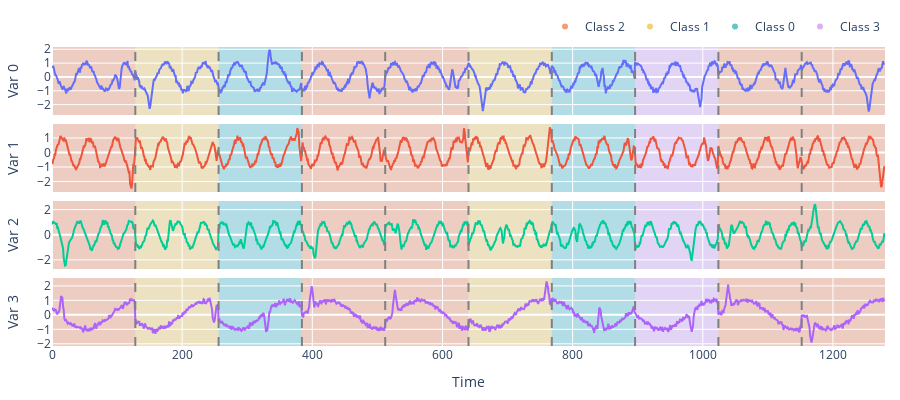

This figure's notebook cell:
### Code cell
fig = plot_classification_dataset(
    datasets["Synthetic"]["train"]["samples"][:10, :].numpy(),
    datasets["Synthetic"]["train"]["labels"][:10].numpy(),
)
fig

### Figure 1 — Plotly figure (JSON) as saved in the notebook; plotly's stock layout.template omitted (floating-point values rounded to 4 significant figures; data arrays with more than 128 entries replaced by an {"elided": "..."} marker saying what was removed)
{"data": [{"mode": "lines", "name": "Var 0", "showlegend": false, "type": "scatter", "x": {"elided": "1280 int values"}, "xaxis": "x", "y": {"elided": "1280 float values"}, "yaxis": "y"}, {"mode": "lines", "name": "Var 1", "showlegend": false, "type": "scatter", "x": {"elided": "1280 int values"}, "xaxis": "x2", "y": {"elided": "1280 float values"}, "yaxis": "y2"}, {"mode": "lines", "name": "Var 2", "showlegend": false, "type": "scatter", "x": {"elided": "1280 int values"}, "xaxis": "x3", "y": {"elided": "1280 float values"}, "yaxis": "y3"}, {"mode": "lines", "name": "Var 3", "showlegend": false, "type": "scatter", "x": {"elided": "1280 int values"}, "xaxis": "x4", "y": {"elided": "1280 float values"}, "yaxis": "y4"}, {"marker": {"color": "rgb(248, 156, 116)"}, "mode": "markers", "name": "Class 2", "showlegend": true, "type": "scatter", "x": [null], "y": [null]}, {"marker": {"color": "rgb(246, 207, 113)"}, "mode": "markers", "name": "Class 1", "showlegend": true, "type": "scatter", "x": [null], "y": [null]}, {"marker": {"color": "rgb(102, 197, 204)"}, "mode": "markers", "name": "Class 0", "showlegend": true, "type": "scatter", "x": [null], "y": [null]}, {"marker": {"color": "rgb(220, 176, 242)"}, "mode": "markers", "name": "Class 3", "showlegend": true, "type": "scatter", "x": [null], "y": [null]}], "layout": {"height": 400, "legend": {"orientation": "h", "x": 1, "xanchor": "right", "y": 1.02, "yanchor": "bottom"}, "margin": {"b": 30, "l": 15, "r": 15, "t": 30}, "shapes": [{"fillcolor": "rgb(248, 156, 116)", "layer": "below", "line": {"width": 0}, "name": "Class 2", "opacity": 0.4, "showlegend": false, "type": "rect", "x0": 0, "x1": 128, "xref": "x", "y0": 0, "y1": 1, "yref": "y domain"}, {"fillcolor": "rgb(248, 156, 116)", "layer": "below", "line": {"width": 0}, "name": "Class 2", "opacity": 0.4, "showlegend": false, "type": "rect", "x0": 0, "x1": 128, "xref": "x2", "y0": 0, "y1": 1, "yref": "y2 domain"}, {"fillcolor": "rgb(248, 156, 116)", "layer": "below", "line": {"width": 0}, "name": "Class 2", "opacity": 0.4, "showlegend": false, "type": "rect", "x0": 0, "x1": 128, "xref": "x3", "y0": 0, "y1": 1, "yref": "y3 domain"}, {"fillcolor": "rgb(248, 156, 116)", "layer": "below", "line": {"width": 0}, "name": "Class 2", "opacity": 0.4, "showlegend": false, "type": "rect", "x0": 0, "x1": 128, "xref": "x4", "y0": 0, "y1": 1, "yref": "y4 domain"}, {"fillcolor": "rgb(246, 207, 113)", "layer": "below", "line": {"width": 0}, "name": "Class 1", "opacity": 0.4, "showlegend": false, "type": "rect", "x0": 128, "x1": 256, "xref": "x", "y0": 0, "y1": 1, "yref": "y domain"}, {"fillcolor": "rgb(246, 207, 113)", "layer": "below", "line": {"width": 0}, "name": "Class 1", "opacity": 0.4, "showlegend": false, "type": "rect", "x0": 128, "x1": 256, "xref": "x2", "y0": 0, "y1": 1, "yref": "y2 domain"}, {"fillcolor": "rgb(246, 207, 113)", "layer": "below", "line": {"width": 0}, "name": "Class 1", "opacity": 0.4, "showlegend": false, "type": "rect", "x0": 128, "x1": 256, "xref": "x3", "y0": 0, "y1": 1, "yref": "y3 domain"}, {"fillcolor": "rgb(246, 207, 113)", "layer": "below", "line": {"width": 0}, "name": "Class 1", "opacity": 0.4, "showlegend": false, "type": "rect", "x0": 128, "x1": 256, "xref": "x4", "y0": 0, "y1": 1, "yref": "y4 domain"}, {"line": {"color": "gray", "dash": "dash"}, "type": "line", "x0": 128, "x1": 128, "xref": "x", "y0": 0, "y1": 1, "yref": "y domain"}, {"line": {"color": "gray", "dash": "dash"}, "type": "line", "x0": 128, "x1": 128, "xref": "x2", "y0": 0, "y1": 1, "yref": "y2 domain"}, {"line": {"color": "gray", "dash": "dash"}, "type": "line", "x0": 128, "x1": 128, "xref": "x3", "y0": 0, "y1": 1, "yref": "y3 domain"}, {"line": {"color": "gray", "dash": "dash"}, "type": "line", "x0": 128, "x1": 128, "xref": "x4", "y0": 0, "y1": 1, "yref": "y4 domain"}, {"fillcolor": "rgb(102, 197, 204)", "layer": "below", "line": {"width": 0}, "name": "Class 0", "opacity": 0.4, "showlegend": false, "type": "rect", "x0": 256, "x1": 384, "xref": "x", "y0": 0, "y1": 1, "yref": "y domain"}, {"fillcolor": "rgb(102, 197, 204)", "layer": "below", "line": {"width": 0}, "name": "Class 0", "opacity": 0.4, "showlegend": false, "type": "rect", "x0": 256, "x1": 384, "xref": "x2", "y0": 0, "y1": 1, "yref": "y2 domain"}, {"fillcolor": "rgb(102, 197, 204)", "layer": "below", "line": {"width": 0}, "name": "Class 0", "opacity": 0.4, "showlegend": false, "type": "rect", "x0": 256, "x1": 384, "xref": "x3", "y0": 0, "y1": 1, "yref": "y3 domain"}, {"fillcolor": "rgb(102, 197, 204)", "layer": "below", "line": {"width": 0}, "name": "Class 0", "opacity": 0.4, "showlegend": false, "type": "rect", "x0": 256, "x1": 384, "xref": "x4", "y0": 0, "y1": 1, "yref": "y4 domain"}, {"line": {"color": "gray", "dash": "dash"}, "type": "line", "x0": 256, "x1": 256, "xref": "x", "y0": 0, "y1": 1, "yref": "y domain"}, {"line": {"color": "gray", "dash": "dash"}, "type": "line", "x0": 256, "x1": 256, "xref": "x2", "y0": 0, "y1": 1, "yref": "y2 domain"}, {"line": {"color": "gray", "dash": "dash"}, "type": "line", "x0": 256, "x1": 256, "xref": "x3", "y0": 0, "y1": 1, "yref": "y3 domain"}, {"line": {"color": "gray", "dash": "dash"}, "type": "line", "x0": 256, "x1": 256, "xref": "x4", "y0": 0, "y1": 1, "yref": "y4 domain"}, {"fillcolor": "rgb(248, 156, 116)", "layer": "below", "line": {"width": 0}, "name": "Class 2", "opacity": 0.4, "showlegend": false, "type": "rect", "x0": 384, "x1": 512, "xref": "x", "y0": 0, "y1": 1, "yref": "y domain"}, {"fillcolor": "rgb(248, 156, 116)", "layer": "below", "line": {"width": 0}, "name": "Class 2", "opacity": 0.4, "showlegend": false, "type": "rect", "x0": 384, "x1": 512, "xref": "x2", "y0": 0, "y1": 1, "yref": "y2 domain"}, {"fillcolor": "rgb(248, 156, 116)", "layer": "below", "line": {"width": 0}, "name": "Class 2", "opacity": 0.4, "showlegend": false, "type": "rect", "x0": 384, "x1": 512, "xref": "x3", "y0": 0, "y1": 1, "yref": "y3 domain"}, {"fillcolor": "rgb(248, 156, 116)", "layer": "below", "line": {"width": 0}, "name": "Class 2", "opacity": 0.4, "showlegend": false, "type": "rect", "x0": 384, "x1": 512, "xref": "x4", "y0": 0, "y1": 1, "yref": "y4 domain"}, {"line": {"color": "gray", "dash": "dash"}, "type": "line", "x0": 384, "x1": 384, "xref": "x", "y0": 0, "y1": 1, "yref": "y domain"}, {"line": {"color": "gray", "dash": "dash"}, "type": "line", "x0": 384, "x1": 384, "xref": "x2", "y0": 0, "y1": 1, "yref": "y2 domain"}, {"line": {"color": "gray", "dash": "dash"}, "type": "line", "x0": 384, "x1": 384, "xref": "x3", "y0": 0, "y1": 1, "yref": "y3 domain"}, {"line": {"color": "gray", "dash": "dash"}, "type": "line", "x0": 384, "x1": 384, "xref": "x4", "y0": 0, "y1": 1, "yref": "y4 domain"}, {"fillcolor": "rgb(248, 156, 116)", "layer": "below", "line": {"width": 0}, "name": "Class 2", "opacity": 0.4, "showlegend": false, "type": "rect", "x0": 512, "x1": 640, "xref": "x", "y0": 0, "y1": 1, "yref": "y domain"}, {"fillcolor": "rgb(248, 156, 116)", "layer": "below", "line": {"width": 0}, "name": "Class 2", "opacity": 0.4, "showlegend": false, "type": "rect", "x0": 512, "x1": 640, "xref": "x2", "y0": 0, "y1": 1, "yref": "y2 domain"}, {"fillcolor": "rgb(248, 156, 116)", "layer": "below", "line": {"width": 0}, "name": "Class 2", "opacity": 0.4, "showlegend": false, "type": "rect", "x0": 512, "x1": 640, "xref": "x3", "y0": 0, "y1": 1, "yref": "y3 domain"}, {"fillcolor": "rgb(248, 156, 116)", "layer": "below", "line": {"width": 0}, "name": "Class 2", "opacity": 0.4, "showlegend": false, "type": "rect", "x0": 512, "x1": 640, "xref": "x4", "y0": 0, "y1": 1, "yref": "y4 domain"}, {"line": {"color": "gray", "dash": "dash"}, "type": "line", "x0": 512, "x1": 512, "xref": "x", "y0": 0, "y1": 1, "yref": "y domain"}, {"line": {"color": "gray", "dash": "dash"}, "type": "line", "x0": 512, "x1": 512, "xref": "x2", "y0": 0, "y1": 1, "yref": "y2 domain"}, {"line": {"color": "gray", "dash": "dash"}, "type": "line", "x0": 512, "x1": 512, "xref": "x3", "y0": 0, "y1": 1, "yref": "y3 domain"}, {"line": {"color": "gray", "dash": "dash"}, "type": "line", "x0": 512, "x1": 512, "xref": "x4", "y0": 0, "y1": 1, "yref": "y4 domain"}, {"fillcolor": "rgb(246, 207, 113)", "layer": "below", "line": {"width": 0}, "name": "Class 1", "opacity": 0.4, "showlegend": false, "type": "rect", "x0": 640, "x1": 768, "xref": "x", "y0": 0, "y1": 1, "yref": "y domain"}, {"fillcolor": "rgb(246, 207, 113)", "layer": "below", "line": {"width": 0}, "name": "Class 1", "opacity": 0.4, "showlegend": false, "type": "rect", "x0": 640, "x1": 768, "xref": "x2", "y0": 0, "y1": 1, "yref": "y2 domain"}, {"fillcolor": "rgb(246, 207, 113)", "layer": "below", "line": {"width": 0}, "name": "Class 1", "opacity": 0.4, "showlegend": false, "type": "rect", "x0": 640, "x1": 768, "xref": "x3", "y0": 0, "y1": 1, "yref": "y3 domain"}, {"fillcolor": "rgb(246, 207, 113)", "layer": "below", "line": {"width": 0}, "name": "Class 1", "opacity": 0.4, "showlegend": false, "type": "rect", "x0": 640, "x1": 768, "xref": "x4", "y0": 0, "y1": 1, "yref": "y4 domain"}, {"line": {"color": "gray", "dash": "dash"}, "type": "line", "x0": 640, "x1": 640, "xref": "x", "y0": 0, "y1": 1, "yref": "y domain"}, {"line": {"color": "gray", "dash": "dash"}, "type": "line", "x0": 640, "x1": 640, "xref": "x2", "y0": 0, "y1": 1, "yref": "y2 domain"}, {"line": {"color": "gray", "dash": "dash"}, "type": "line", "x0": 640, "x1": 640, "xref": "x3", "y0": 0, "y1": 1, "yref": "y3 domain"}, {"line": {"color": "gray", "dash": "dash"}, "type": "line", "x0": 640, "x1": 640, "xref": "x4", "y0": 0, "y1": 1, "yref": "y4 domain"}, {"fillcolor": "rgb(102, 197, 204)", "layer": "below", "line": {"width": 0}, "name": "Class 0", "opacity": 0.4, "showlegend": false, "type": "rect", "x0": 768, "x1": 896, "xref": "x", "y0": 0, "y1": 1, "yref": "y domain"}, {"fillcolor": "rgb(102, 197, 204)", "layer": "below", "line": {"width": 0}, "name": "Class 0", "opacity": 0.4, "showlegend": false, "type": "rect", "x0": 768, "x1": 896, "xref": "x2", "y0": 0, "y1": 1, "yref": "y2 domain"}, {"fillcolor": "rgb(102, 197, 204)", "layer": "below", "line": {"width": 0}, "name": "Class 0", "opacity": 0.4, "showlegend": false, "type": "rect", "x0": 768, "x1": 896, "xref": "x3", "y0": 0, "y1": 1, "yref": "y3 domain"}, {"fillcolor": "rgb(102, 197, 204)", "layer": "below", "line": {"width": 0}, "name": "Class 0", "opacity": 0.4, "showlegend": false, "type": "rect", "x0": 768, "x1": 896, "xref": "x4", "y0": 0, "y1": 1, "yref": "y4 domain"}, {"line": {"color": "gray", "dash": "dash"}, "type": "line", "x0": 768, "x1": 768, "xref": "x", "y0": 0, "y1": 1, "yref": "y domain"}, {"line": {"color": "gray", "dash": "dash"}, "type": "line", "x0": 768, "x1": 768, "xref": "x2", "y0": 0, "y1": 1, "yref": "y2 domain"}, {"line": {"color": "gray", "dash": "dash"}, "type": "line", "x0": 768, "x1": 768, "xref": "x3", "y0": 0, "y1": 1, "yref": "y3 domain"}, {"line": {"color": "gray", "dash": "dash"}, "type": "line", "x0": 768, "x1": 768, "xref": "x4", "y0": 0, "y1": 1, "yref": "y4 domain"}, {"fillcolor": "rgb(220, 176, 242)", "layer": "below", "line": {"width": 0}, "name": "Class 3", "opacity": 0.4, "showlegend": false, "type": "rect", "x0": 896, "x1": 1024, "xref": "x", "y0": 0, "y1": 1, "yref": "y domain"}, {"fillcolor": "rgb(220, 176, 242)", "layer": "below", "line": {"width": 0}, "name": "Class 3", "opacity": 0.4, "showlegend": false, "type": "rect", "x0": 896, "x1": 1024, "xref": "x2", "y0": 0, "y1": 1, "yref": "y2 domain"}, {"fillcolor": "rgb(220, 176, 242)", "layer": "below", "line": {"width": 0}, "name": "Class 3", "opacity": 0.4, "showlegend": false, "type": "rect", "x0": 896, "x1": 1024, "xref": "x3", "y0": 0, "y1": 1, "yref": "y3 domain"}, {"fillcolor": "rgb(220, 176, 242)", "layer": "below", "line": {"width": 0}, "name": "Class 3", "opacity": 0.4, "showlegend": false, "type": "rect", "x0": 896, "x1": 1024, "xref": "x4", "y0": 0, "y1": 1, "yref": "y4 domain"}, {"line": {"color": "gray", "dash": "dash"}, "type": "line", "x0": 896, "x1": 896, "xref": "x", "y0": 0, "y1": 1, "yref": "y domain"}, {"line": {"color": "gray", "dash": "dash"}, "type": "line", "x0": 896, "x1": 896, "xref": "x2", "y0": 0, "y1": 1, "yref": "y2 domain"}, {"line": {"color": "gray", "dash": "dash"}, "type": "line", "x0": 896, "x1": 896, "xref": "x3", "y0": 0, "y1": 1, "yref": "y3 domain"}, {"line": {"color": "gray", "dash": "dash"}, "type": "line", "x0": 896, "x1": 896, "xref": "x4", "y0": 0, "y1": 1, "yref": "y4 domain"}, {"fillcolor": "rgb(248, 156, 116)", "layer": "below", "line": {"width": 0}, "name": "Class 2", "opacity": 0.4, "showlegend": false, "type": "rect", "x0": 1024, "x1": 1152, "xref": "x", "y0": 0, "y1": 1, "yref": "y domain"}, {"fillcolor": "rgb(248, 156, 116)", "layer": "below", "line": {"width": 0}, "name": "Class 2", "opacity": 0.4, "showlegend": false, "type": "rect", "x0": 1024, "x1": 1152, "xref": "x2", "y0": 0, "y1": 1, "yref": "y2 domain"}, {"fillcolor": "rgb(248, 156, 116)", "layer": "below", "line": {"width": 0}, "name": "Class 2", "opacity": 0.4, "showlegend": false, "type": "rect", "x0": 1024, "x1": 1152, "xref": "x3", "y0": 0, "y1": 1, "yref": "y3 domain"}, {"fillcolor": "rgb(248, 156, 116)", "layer": "below", "line": {"width": 0}, "name": "Class 2", "opacity": 0.4, "showlegend": false, "type": "rect", "x0": 1024, "x1": 1152, "xref": "x4", "y0": 0, "y1": 1, "yref": "y4 domain"}, {"line": {"color": "gray", "dash": "dash"}, "type": "line", "x0": 1024, "x1": 1024, "xref": "x", "y0": 0, "y1": 1, "yref": "y domain"}, {"line": {"color": "gray", "dash": "dash"}, "type": "line", "x0": 1024, "x1": 1024, "xref": "x2", "y0": 0, "y1": 1, "yref": "y2 domain"}, {"line": {"color": "gray", "dash": "dash"}, "type": "line", "x0": 1024, "x1": 1024, "xref": "x3", "y0": 0, "y1": 1, "yref": "y3 domain"}, {"line": {"color": "gray", "dash": "dash"}, "type": "line", "x0": 1024, "x1": 1024, "xref": "x4", "y0": 0, "y1": 1, "yref": "y4 domain"}, {"fillcolor": "rgb(248, 156, 116)", "layer": "below", "line": {"width": 0}, "name": "Class 2", "opacity": 0.4, "showlegend": false, "type": "rect", "x0": 1152, "x1": 1280, "xref": "x", "y0": 0, "y1": 1, "yref": "y domain"}, {"fillcolor": "rgb(248, 156, 116)", "layer": "below", "line": {"width": 0}, "name": "Class 2", "opacity": 0.4, "showlegend": false, "type": "rect", "x0": 1152, "x1": 1280, "xref": "x2", "y0": 0, "y1": 1, "yref": "y2 domain"}, {"fillcolor": "rgb(248, 156, 116)", "layer": "below", "line": {"width": 0}, "name": "Class 2", "opacity": 0.4, "showlegend": false, "type": "rect", "x0": 1152, "x1": 1280, "xref": "x3", "y0": 0, "y1": 1, "yref": "y3 domain"}, {"fillcolor": "rgb(248, 156, 116)", "layer": "below", "line": {"width": 0}, "name": "Class 2", "opacity": 0.4, "showlegend": false, "type": "rect", "x0": 1152, "x1": 1280, "xref": "x4", "y0": 0, "y1": 1, "yref": "y4 domain"}, {"line": {"color": "gray", "dash": "dash"}, "type": "line", "x0": 1152, "x1": 1152, "xref": "x", "y0": 0, "y1": 1, "yref": "y domain"}, {"line": {"color": "gray", "dash": "dash"}, "type": "line", "x0": 1152, "x1": 1152, "xref": "x2", "y0": 0, "y1": 1, "yref": "y2 domain"}, {"line": {"color": "gray", "dash": "dash"}, "type": "line", "x0": 1152, "x1": 1152, "xref": "x3", "y0": 0, "y1": 1, "yref": "y3 domain"}, {"line": {"color": "gray", "dash": "dash"}, "type": "line", "x0": 1152, "x1": 1152, "xref": "x4", "y0": 0, "y1": 1, "yref": "y4 domain"}], "showlegend": true, "xaxis": {"anchor": "y", "domain": [0, 1], "matches": "x4", "showticklabels": false}, "xaxis2": {"anchor": "y2", "domain": [0, 1], "matches": "x4", "showticklabels": false}, "xaxis3": {"anchor": "y3", "domain": [0, 1], "matches": "x4", "showticklabels": false}, "xaxis4": {"anchor": "y4", "domain": [0, 1], "title": {"text": "Time"}}, "yaxis": {"anchor": "x", "domain": [0.7725, 1], "title": {"text": "Var 0"}}, "yaxis2": {"anchor": "x2", "domain": [0.515, 0.7425], "title": {"text": "Var 1"}}, "yaxis3": {"anchor": "x3", "domain": [0.2575, 0.485], "title": {"text": "Var 2"}}, "yaxis4": {"anchor": "x4", "domain": [0, 0.2275], "title": {"text": "Var 3"}}}}
